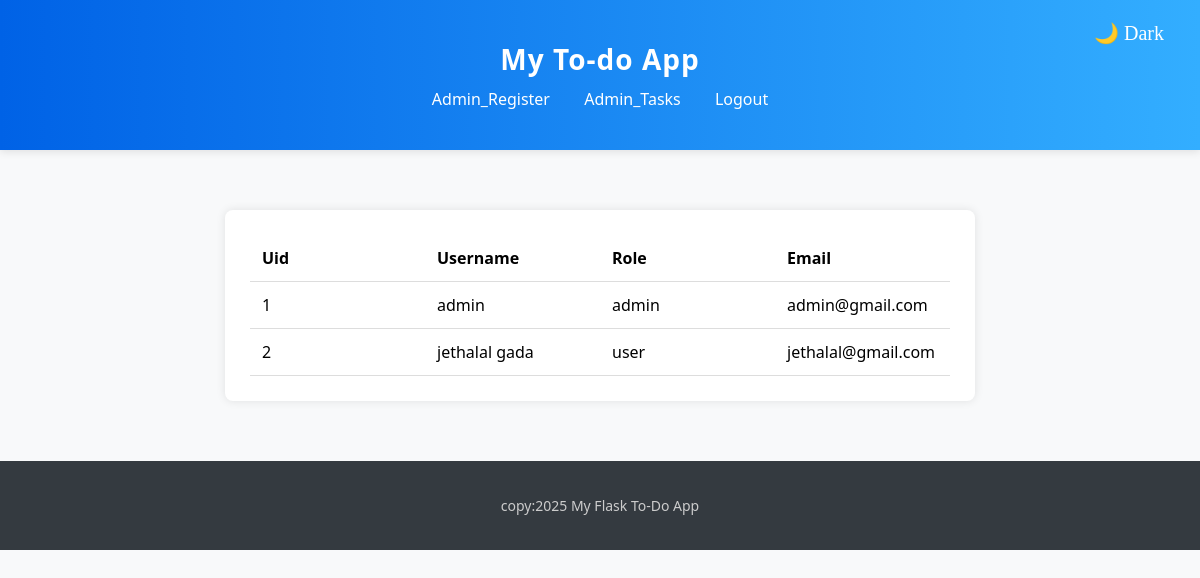
The app's page /admin (signed in), older data.
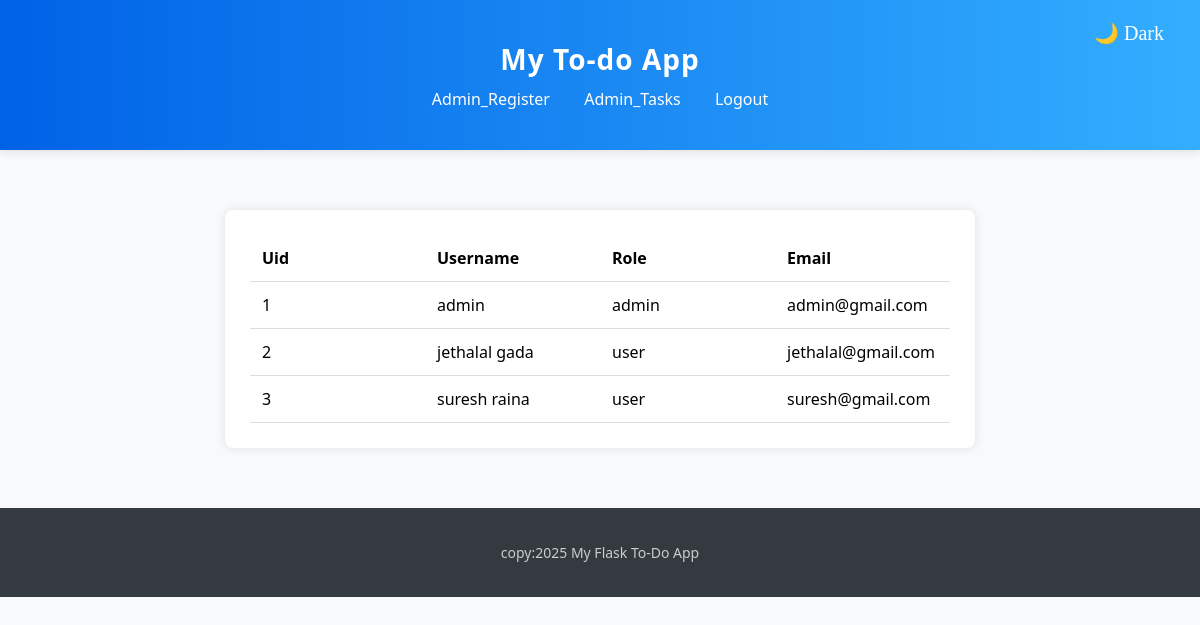
The same page, newer data.
### app/models.py (models this page shows)
class Register(db.Model):
    __tablename__='register'
    uid=db.Column(db.Integer,primary_key=True)
    username=db.Column(db.String(100),nullable=False)
    password=db.Column(db.String(100),nullable=False)
    email=db.Column(db.String(200),unique=True)
    role=db.Column(db.String(20),default="user")
    tasks = db.relationship('Task', backref='user', lazy=True)

### app/routes/auth.py (the view)
@auth_bp.route('/admin')
def admin():
    if session.get('user_id') and session.get('role') == 'admin':
        Users=Register.query.all()
        return render_template('admin.html',Users=Users,session=session)
    else:
        return abort(403)

### app/templates/admin.html (shortened to what this page needs)
{% extends "base.html" %}
{% block content %}
<div class="task-box">
      <table class="task-table">
            <thead>
                <tr>
                    <th>Uid</th>
                    <th>Username</th>
                    <th>Role</th>
                    <th>Email</th>
                </tr>
            </thead>
            <tbody>
                {% for user in Users  %}
                <tr>
                    <td>{{user.uid}}</td>
                    <td>{{user.username}}</td>
                    <td>{{user.role}}</td>
                    <td>{{user.email}}</td>
                </tr>
                {% endfor %}
            </tbody>
        </table>
</div>
{% endblock %}

Row changes from the older to the newer data that the page shows:
added Register: uid "3", username "suresh raina", role "user", email "suresh@gmail.com"
